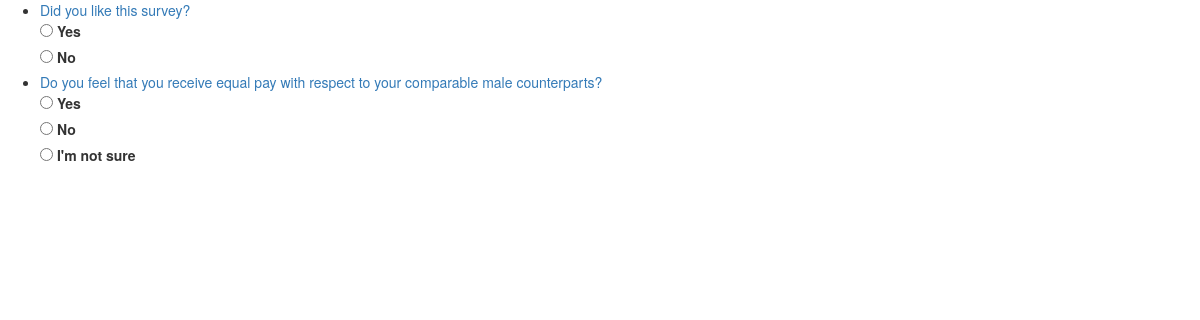
Screenshot of /polls/ with the database file from the repository.
### polls/models.py (models this page shows, shortened)
class Question(models.Model):
    question_text = models.CharField(max_length=200)
    pub_date = models.DateTimeField('date published')

class Choice(models.Model):
    question = models.ForeignKey(Question, on_delete=models.CASCADE)
    choice_text = models.CharField(max_length=200)
    votes = models.IntegerField(default=0)

### polls/views.py (the view)
class IndexView(generic.ListView):
    template_name = 'polls/index.html'
    context_object_name = 'latest_question_list'
    def get_queryset(self):
        return Question.objects.order_by('-pub_date')[:5]

### polls/templates/polls/index.html
<link rel="stylesheet" href="//maxcdn.bootstrapcdn.com/bootstrap/3.2.0/css/bootstrap.min.css">
<link rel="stylesheet" href="//maxcdn.bootstrapcdn.com/bootstrap/3.2.0/css/bootstrap-theme.min.css">
{% if latest_question_list %}
    <ul>
    {% for question in latest_question_list %}
        <li><a href="{% url 'polls:detail' question.id %}">{{ question.question_text }}</a></li>
        {% for choice in question.choice_set.all %}
            <input type="radio" name="choice" id="choice{{ forloop.counter }}" value="{{ choice.id }}" />
            <label for="choice{{ forloop.counter }}">{{ choice.choice_text }}</label><br />
        {% endfor %}
    {% endfor %}
    </ul>
{% else %}
    <p>No polls are available.</p>
{% endif %}

### rows the page displays
Question: question_text "Did you like this survey?"
Choice: choice_text "Yes"
Choice: choice_text "No"
Question: question_text "Do you feel that you receive equal pay with respect to your comparable male counterparts?"
Choice: choice_text "Yes"
Choice: choice_text "No"
Choice: choice_text "I'm not sure"
